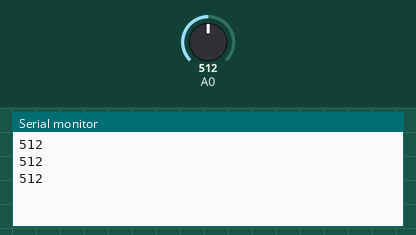
The sketch below on a simulated Arduino Uno, built with avr-gcc and run on an emulated ATmega328P. Shown: the last lines printed to the serial monitor. The test bench sets the inputs (shaded band); at power-on: A0 = 512.

Above: at 1.3 s.
1.4 s: A0 set to 710
At 1.9 s:
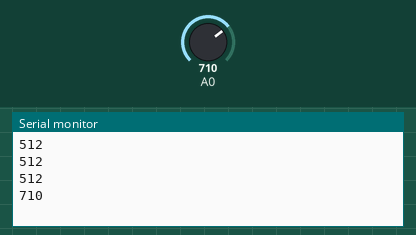
2.9 s: A0 set to 716
At 3.4 s:
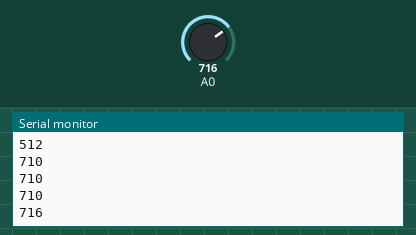
Timing chart, 0 to 5.9 s (numbered marks = the images above; inputs shaded):
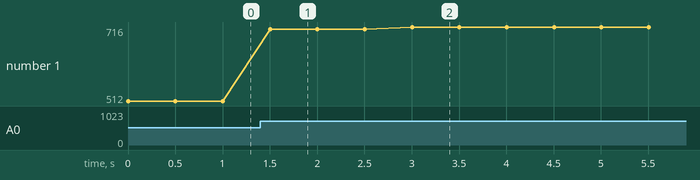

Measured:
- after the input at 1.4 s, the serial monitor: prints a new line after 0.10 s (image 1)
- after the input at 2.9 s, the serial monitor: prints a new line after 0.10 s (image 2)
- plotted number 1: 512 → 710 after the input at 1.4 s, 710 → 716 after the input at 2.9 s

The sketch:

Master.ino
```cpp
// Master
#include <SoftwareSerial.h>
SoftwareSerial BTSerial(10,11);
// sensor
int value;
//
void setup() {
  BTSerial.begin(38400);
  Serial.begin(38400);
}

void loop() {
  value = analogRead(A0);
  Serial.println(value);
  if (value <= 700) {
    BTSerial.write('0');
  } else {
    BTSerial.write('1');
  }
  delay(500);
}
```
